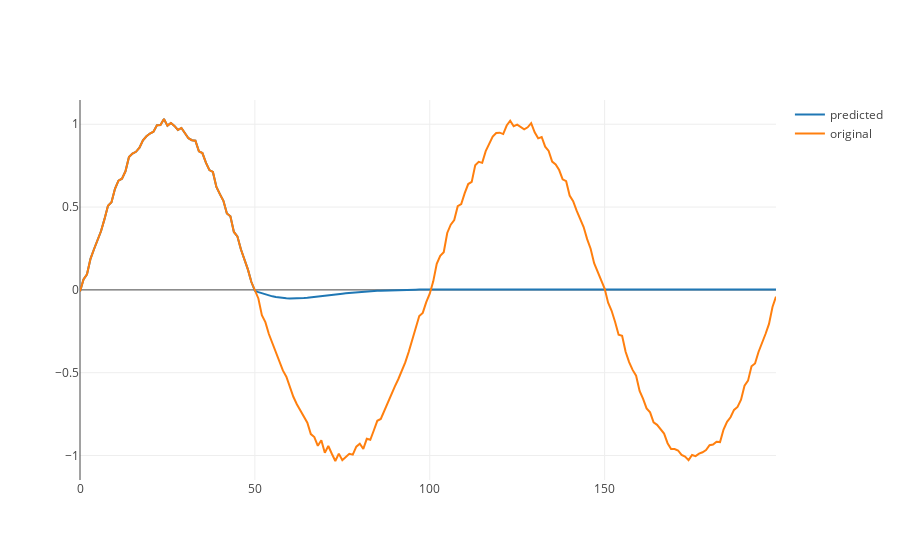
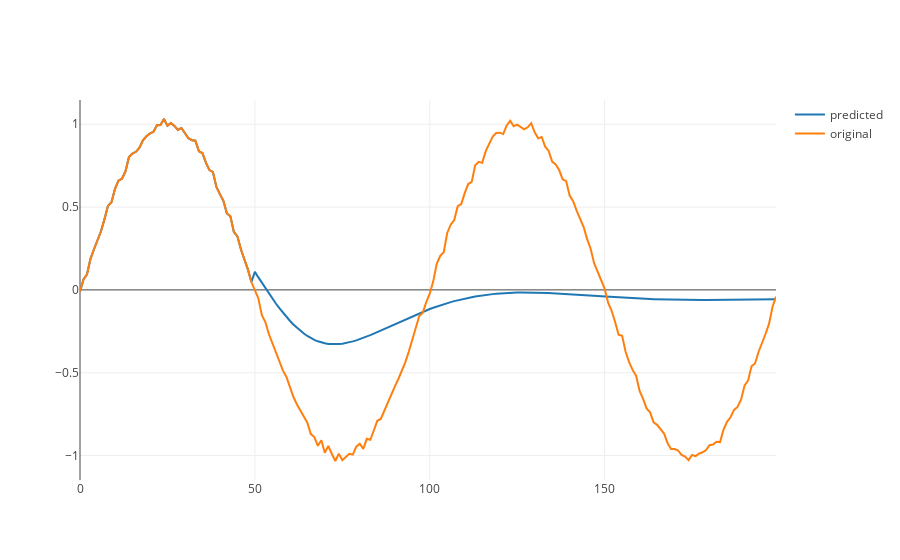
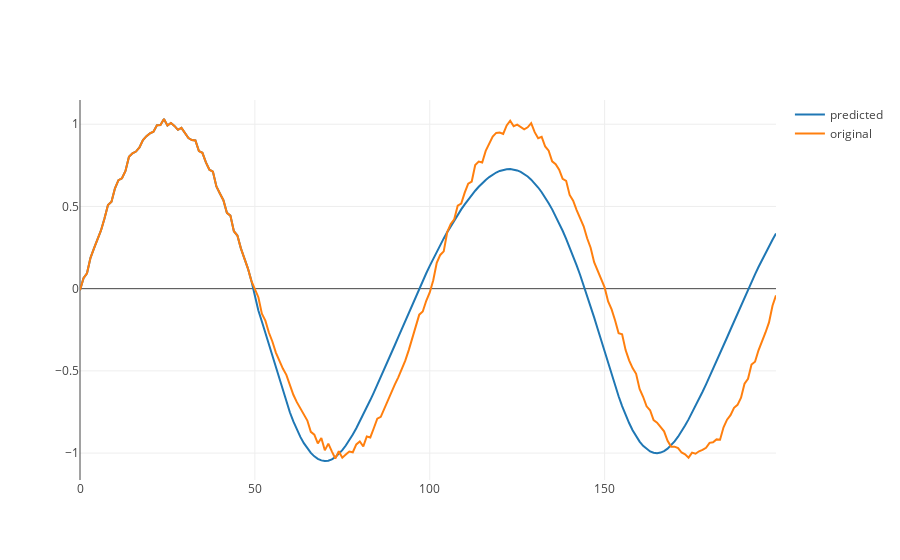
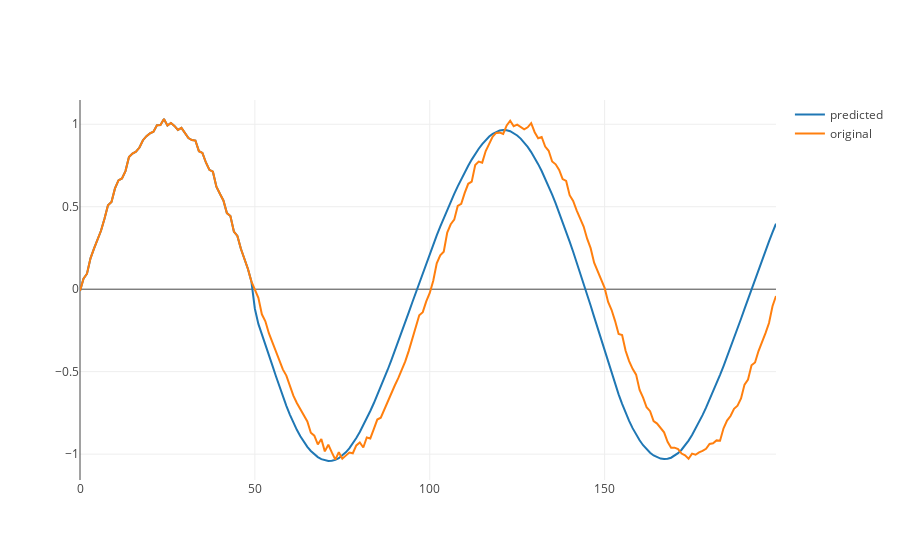

Notebook code cell kept with these figures, in order:
### Markdown cell above
## Training and Testing

Finally we can train and test the network. The training consists of 'epochs' during which all training batches are presented. After presenting a single training batch the network is immediately optimized. After an epoch the loss is calculated over the dev set and printed. 

Next a graph is plotted which shows an example of the network predicting a sine wave. The prediction is based on first 'priming' the network by presenting part of a sine. 

After completing training on a number of epochs. The last predictions is executed over a longer time period.

### Code cell
np.random.shuffle (start_indices)

#create a randomized train, dev and test set
train_indices = start_indices[0:int(train_size)]
dev_indices= start_indices[int(train_size):int(train_size+dev_size)]
test_indices = start_indices[int(train_size+dev_size):int(train_size+dev_size+test_size)]


#initialization of the network states for a single mini batch, by setting them to zero
#You could also initialize by using random states.
batch_zero_state_packed = np.zeros((batch_size, get_network_state_size(hidden_network)))


epoch_count = 10

#Store the performance over the dev set in loss_results
loss_results = np.zeros((epoch_count,2))

def get_loss(set_name, bsz, example_set_indices):
    """Calculate a score over all batches in a set"""
    epoch_loss = 0.0
    for example_index in range(bsz):
        batch_inputs,batch_targets = get_batch(example_index, example_set_indices)

        batch_loss = sess.run(loss,feed_dict={
            inputs:batch_inputs,
            targets:batch_targets,
            initial_state_packed: batch_zero_state_packed
        })
        if example_index % 20 == 0:
            print("  %s results batch %d, loss %s" %(  set_name, example_index, str(batch_loss)))  

        epoch_loss += batch_loss
    return epoch_loss / len(example_set_indices)

def generate_graph(graph_size=200):
    """Use the network to generate a graph"""
    
    #The network will be primed using prime_size samples of the original signal
    prime_size = 50
    prime_signal_start_i = 0
    
    #put prime_size samples of the original signal in tmp_singal
    orig_signal = np.zeros((graph_size,1))
    tmp_signal = np.zeros((graph_size,1))
    tmp_signal[0:prime_size,0] = signal_amp[prime_signal_start_i:(prime_signal_start_i+prime_size)]
    orig_signal[0:graph_size,0] = signal_amp[prime_signal_start_i:(prime_signal_start_i+graph_size)]
    
    #create a sequence for a batch_size of 1
    seq = np.zeros((1,sequence_length,1))
    seq_state_packed = np.zeros((1, get_network_state_size(hidden_network)))
    
    _state_unpacked = None
    #generate the graph
    for end in range(prime_size, graph_size):
        #get a sequence to present to the network
        seq[0,:,0] = tmp_signal.take(range((end-sequence_length),end), mode='wrap')
        
        #get a prediction
        seq_state_packed , _prediction = sess.run(
            [state_packed_network_out, predictions[0,0]], 
            feed_dict={
                initial_state_packed: seq_state_packed,
                inputs: seq})
        #put the prediction in the graph
        tmp_signal[end,0] = _prediction
        sys.stdout.write('.')
        sys.stdout.flush()
    print("")
    plotly.offline.iplot({
       "data": [Scatter(name="predicted",y=tmp_signal[:,0]),Scatter(name="original",y=orig_signal[:,0])],
       "layout": Layout(title="")})


init=tf.global_variables_initializer()
with tf.Session() as sess:
    sess.run(init)



    for epoch in range(0,epoch_count):
        print("Epoch %d" %(epoch))
        #in every epoch go through the training set in a different order
        np.random.shuffle (train_indices)
        print("Train")
        for ti in range(train_batch_count):
            batch_inputs,batch_targets = get_batch(ti, train_indices)

            #train the network
            #I reset the state to zero for each batch. 
            batch_train_loss, _ = sess.run([loss, opt], 
                                           feed_dict={
                                               learning_rate: 0.00005, 
                                               inputs: batch_inputs, 
                                               targets: batch_targets,
                                               initial_state_packed: batch_zero_state_packed
                                           })
            sys.stdout.write('.')
            sys.stdout.flush()
        print("")
        epoch_train_loss = get_loss("Train", train_batch_count, train_indices)
        print("Training results epoch %d, loss %s" %( epoch, str(epoch_train_loss)))
        epoch_dev_loss = get_loss("Dev", dev_batch_count, dev_indices)    
        print("Dev results epoch %d, loss %s" %( epoch, str(epoch_dev_loss)))  
        loss_results[epoch,0] = epoch_train_loss
        loss_results[epoch,1] = epoch_dev_loss
        ti += 1
        generate_graph()
        
    #generate a last long graph
    generate_graph(graph_size=1000)
    
    plotly.offline.iplot({
       "data": [Scatter(name="loss train",y=loss_results[:,0]),Scatter(name="loss dev",y=loss_results[:,1])],
       "layout": Layout(title="")})

### Figure 1 — Plotly figure (JSON) as saved in the notebook; plotly's stock layout.template omitted (floating-point values rounded to 4 significant figures; data arrays with more than 128 entries replaced by an {"elided": "..."} marker saying what was removed)
{"data": [{"name": "predicted", "type": "scatter", "y": {"elided": "200 float values"}}, {"name": "original", "type": "scatter", "y": {"elided": "200 float values"}}], "layout": {"title": ""}}

### Figure 2 — Plotly figure (JSON) as saved in the notebook; plotly's stock layout.template omitted (floating-point values rounded to 4 significant figures; data arrays with more than 128 entries replaced by an {"elided": "..."} marker saying what was removed)
{"data": [{"name": "predicted", "type": "scatter", "y": {"elided": "200 float values"}}, {"name": "original", "type": "scatter", "y": {"elided": "200 float values"}}], "layout": {"title": ""}}

### Figure 3 — Plotly figure (JSON) as saved in the notebook; plotly's stock layout.template omitted (floating-point values rounded to 4 significant figures; data arrays with more than 128 entries replaced by an {"elided": "..."} marker saying what was removed)
{"data": [{"name": "predicted", "type": "scatter", "y": {"elided": "200 float values"}}, {"name": "original", "type": "scatter", "y": {"elided": "200 float values"}}], "layout": {"title": ""}}

### Figure 4 — Plotly figure (JSON) as saved in the notebook; plotly's stock layout.template omitted (floating-point values rounded to 4 significant figures; data arrays with more than 128 entries replaced by an {"elided": "..."} marker saying what was removed)
{"data": [{"name": "predicted", "type": "scatter", "y": {"elided": "200 float values"}}, {"name": "original", "type": "scatter", "y": {"elided": "200 float values"}}], "layout": {"title": ""}}
